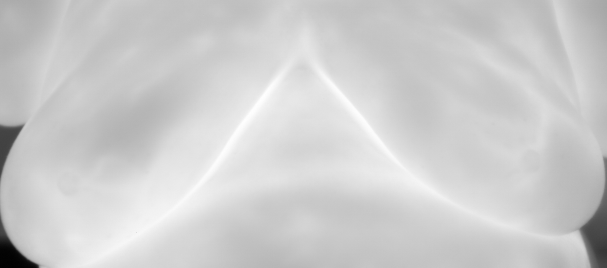
%> input picture Volunteer and Patient Analysis/ORG_IRST002_0000.png, 607 x 268 px
$ octave CLAHE.m   (GNU Octave 9; MATLAB toolbox functions it lacks are replaced by stand-ins)
%> lines starting %> are read from the running program, lines starting %| are printed output that depends on the picture
I = imread('ORG_IRST002_0000.png');
%> I is the input picture: size 268x607 uint8; min 0, max 255, mean 204.7
%I = rgb2gray(I);
N = 20;
Data = zeros(N+1,2);
% out = zeros(1,N+1);
% cliplimit = zeros(1,N+1);
M = 100;
for i = 0:N
    Data(i+1,2) = i/M;
    Img = adapthisteq(I,'cliplimit',Data(i+1,2),'Distribution','rayleigh');
    Data(i+1,1) = entropy(Img);
end
%> this loop made 21 passes
%> pass 1, `Img = adapthisteq(I,'cliplimit',Data(i+1,2),'Distribution','rayleigh');`:
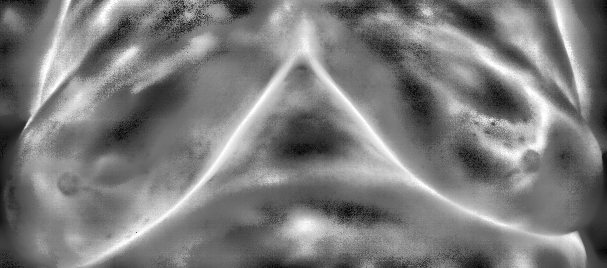
%> Img: size 268x607 uint8; min 0, max 255, mean 124.3
%> pass 2, `Img = adapthisteq(I,'cliplimit',Data(i+1,2),'Distribution','rayleigh');`:
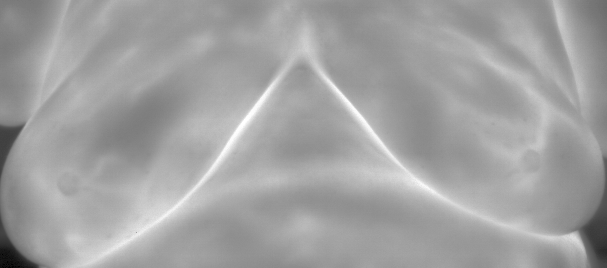
%> Img: size 268x607 uint8; min 0, max 255, mean 161.1
%> pass 3, `Img = adapthisteq(I,'cliplimit',Data(i+1,2),'Distribution','rayleigh');`:
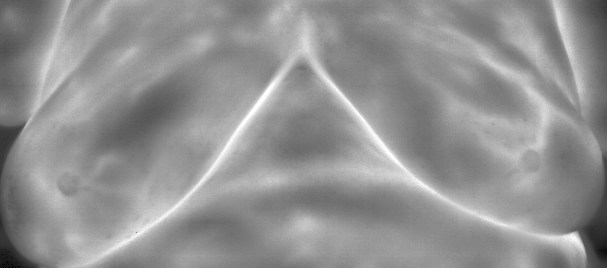
%> Img: size 268x607 uint8; min 0, max 255, mean 146.1
%> after the loop, Data = 21 rows, first 12: [7.53 0; 6.28 0.01; 6.82 0.02; 7.07 0.03; 7.21 0.04; 7.3 0.05; 7.35 0.06; 7.39 0.07; 7.43 0.08; 7.45 0.09; 7.47 0.1; 7.48 0.11]
figure(1)
plot(Data(:,2),Data(:,1),'r.');
xlabel('clip limit')
ylabel('entropy')
title('Entropy vs Clip Limit')
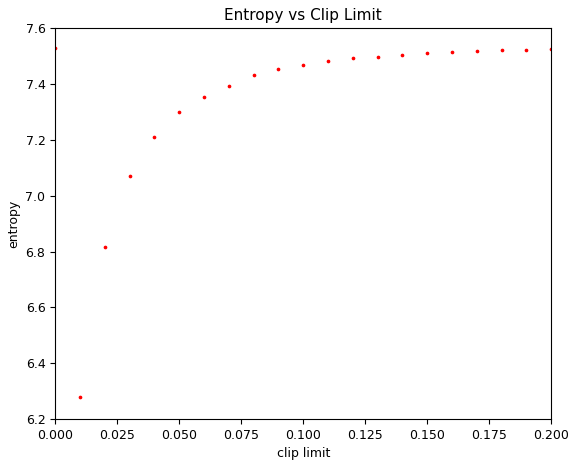
%> figure redrawn from the program's plot data; highest point at x = 0, y = 7.53
hold on;
% fit y = c(1)*exp(-lam(1)*x) + c(2)*exp(-lam(2)*t);
t = Data(:,2);
%> t = 21 values from 0 to 0.2
y = Data(:,1);
%> y = 21 values, max 7.53 at index 1, min 6.28 at index 2, mean 7.35
% [4 lines of commented-out code are left out]
 F = @(x,xdata)x(1)*exp(-x(2)*xdata) + x(3)*exp(-x(4)*xdata);
 x0 = [0.01 0.01 0.01 0.005];
%> (the run ends here)

$ run again, with Volunteer and Patient Analysis/ORG_IRST004_0000.png copied over Volunteer and Patient Analysis/ORG_IRST002_0000.png
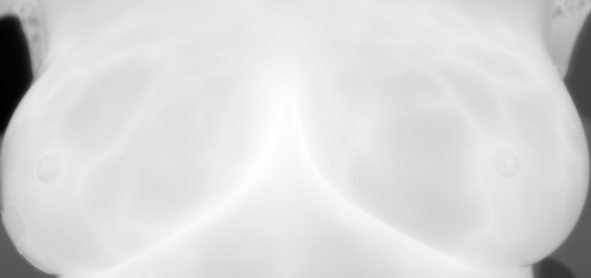
%> input picture Volunteer and Patient Analysis/ORG_IRST004_0000.png, 591 x 278 px
%> I is the input picture: size 278x591 uint8; min 0, max 255, mean 216.4
%> the loop `for i = 0:N` made 21 passes
%> pass 3, `Img = adapthisteq(I,'cliplimit',Data(i+1,2),'Distribution','rayleigh');`:
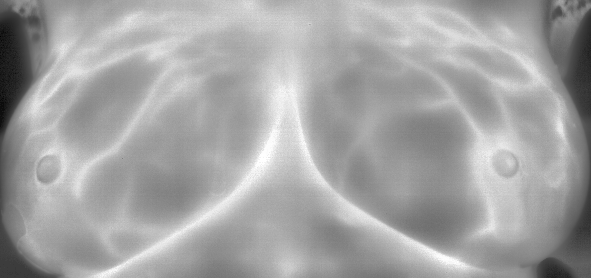
%> Img: size 278x591 uint8; min 0, max 255, mean 163.4
%> after the loop `for i = 0:N`: Data = 21 rows, first 12: [7.55 0; 6.63 0.01; 7.07 0.02; 7.24 0.03; 7.33 0.04; 7.38 0.05; 7.42 0.06; 7.45 0.07; 7.46 0.08; 7.49 0.09; 7.49 0.1; 7.5 0.11]
%> `title('Entropy vs Clip Limit')`:
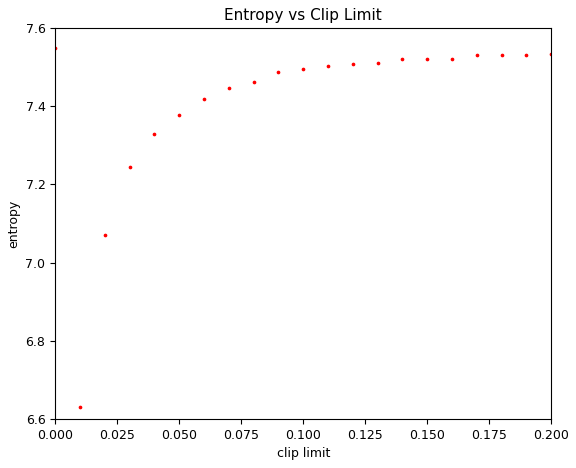
%> figure redrawn from the program's plot data; highest point at x = 0, y = 7.55
%> t = 21 values from 0 to 0.2
%> y = 21 values, max 7.55 at index 1, min 6.63 at index 2, mean 7.42

$ run again, with Volunteer and Patient Analysis/ORG_IRST013_0840.png copied over Volunteer and Patient Analysis/ORG_IRST002_0000.png
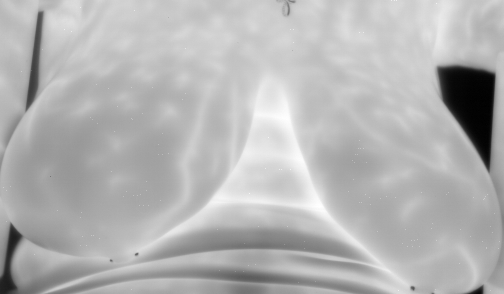
%> input picture Volunteer and Patient Analysis/ORG_IRST013_0840.png, 504 x 294 px
%> I is the input picture: size 294x504 uint8; min 0, max 255, mean 179.6
%> the loop `for i = 0:N` made 21 passes
%> pass 3, `Img = adapthisteq(I,'cliplimit',Data(i+1,2),'Distribution','rayleigh');`:
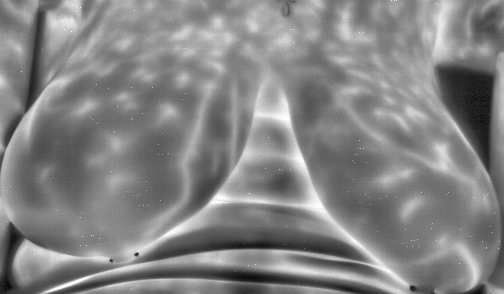
%> Img: size 294x504 uint8; min 0, max 255, mean 131.8
%> after the loop `for i = 0:N`: Data = 21 rows, first 12: [7.62 0; 6.88 0.01; 7.25 0.02; 7.39 0.03; 7.48 0.04; 7.52 0.05; 7.56 0.06; 7.58 0.07; 7.59 0.08; 7.6 0.09; 7.61 0.1; 7.61 0.11]
%> `title('Entropy vs Clip Limit')`:
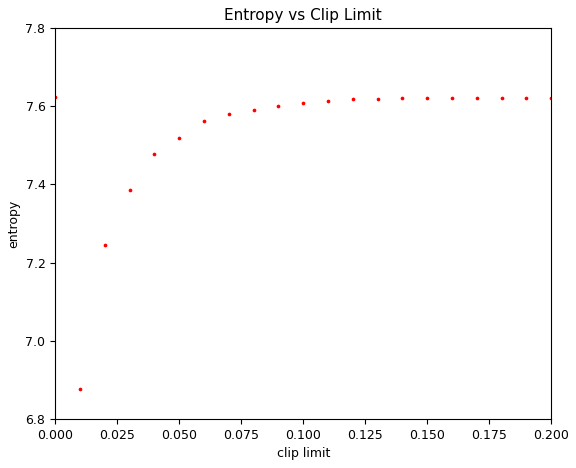
%> figure redrawn from the program's plot data; highest point at x = 0, y = 7.62
%> t = 21 values from 0 to 0.2
%> y = 21 values, max 7.62 at index 1, min 6.88 at index 2, mean 7.54

$ run again, with Volunteer and Patient Analysis/8bit-0000.png copied over Volunteer and Patient Analysis/ORG_IRST002_0000.png
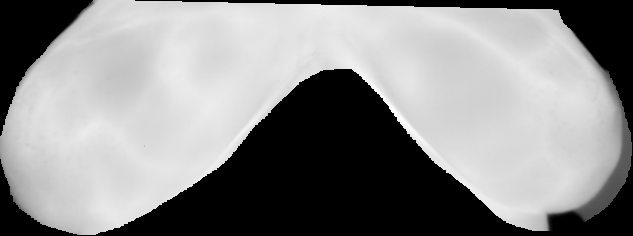
%> input picture Volunteer and Patient Analysis/8bit-0000.png, 633 x 236 px
%> I is the input picture: size 236x633 uint8; min 0, max 255, mean 140.7
%> the loop `for i = 0:N` made 21 passes
%> pass 3, `Img = adapthisteq(I,'cliplimit',Data(i+1,2),'Distribution','rayleigh');`:
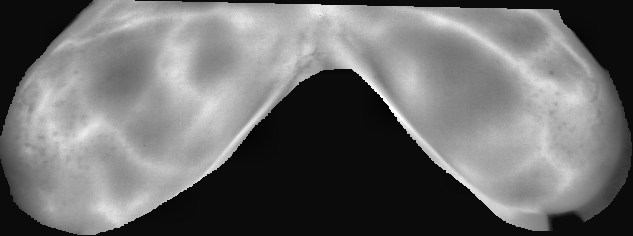
%> Img: size 236x633 uint8; min 0, max 255, mean 109.3
%> after the loop `for i = 0:N`: Data = 21 rows, first 12: [7.51 0; 5.34 0.01; 5.75 0.02; 5.97 0.03; 6.07 0.04; 6.15 0.05; 6.2 0.06; 6.3 0.07; 6.29 0.08; 6.31 0.09; 6.26 0.1; 6.31 0.11]
%> `title('Entropy vs Clip Limit')`:
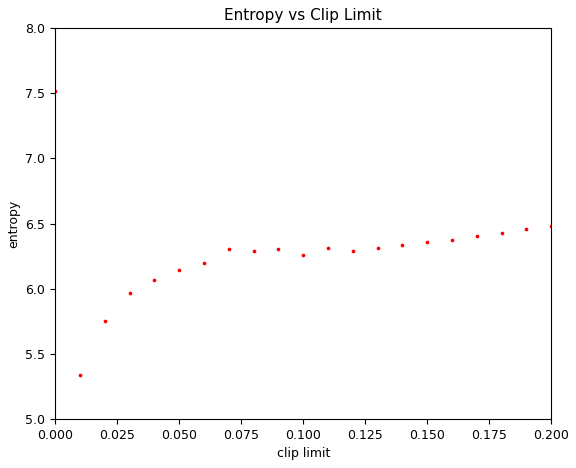
%> figure redrawn from the program's plot data; highest point at x = 0, y = 7.51
%> t = 21 values from 0 to 0.2
%> y = 21 values, max 7.51 at index 1, min 5.34 at index 2, mean 6.28
